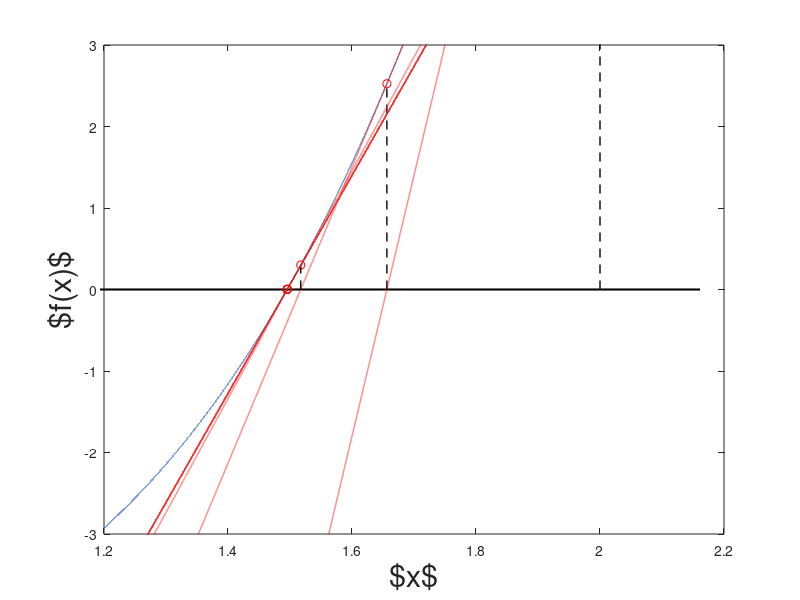

Write MATLAB code to recreate this figure.
% Visual example of Newton's method for root finding

clear all
close all
clc

% Define parameter
xMin = 1.2;
xMax = 2.2;
Nx = 100000;
x = linspace( xMin, xMax, Nx );

% Define function and its derivative
f = @(x) x.^(4) - 5;
fPrime = @(x) 4*x.^(3);

% Set initial guess
x0 = 2;

% Set pause duration
pauseLength = 0.2;

% Set up figure
figure()
box on;
hold all;

% Plot function
functionPlot = plot( x, f(x) );

% Plot axes
xAxisLine = plot( [-1E6, 1E6], [0, 0], 'k', 'LineWidth', 1.5 );
yAxisLine = plot( [0, 0], [-1E6, 1E6], 'k', 'LineWidth', 1.5 );

xlim( [xMin, xMax] );
ylim( 3.*[-1, 1] );

xlabel('$x$', 'FontSize', 22 );
ylabel( '$f(x)$', 'FontSize', 22 );

% Loop through and plot tangents
numSteps = 8;
for stepCount = 1:numSteps
    
    % Get current point's y-value
    y0 = f(x0);
    
    if stepCount == 1
        disp( [ 'Initial Guess = ', num2str( x0 ), '. ' ...
            'f(x_i) = ', num2str(y0), '.'] );
    end   
        
    % Plot point of intial guess
    plot( x0, f(x0), 'ro' );
    plot( [x0, x0], [0, y0], '--k', 'LineWidth', 1 );
    pause( pauseLength );
    
    % Get the slope of the tangent
    slope = fPrime(x0);
    
    % Get the line associated with that slope and point
    line = y0 + slope.*( x - x0 );
    plot( x, line, '--r', 'LineWidth', 1 );
    pause( pauseLength );
    
    % Find when the line crosses 0 and update
    newIndex = find( abs( line ) == min( abs( line ) ) );
    x0 = x( newIndex );
    
    % Display successive roots
    disp( [ 'Next x_i = ', num2str( x0 ), '. ' ...
            'f(x_i) = ', num2str(f(x0)), '.' ] );
    
end